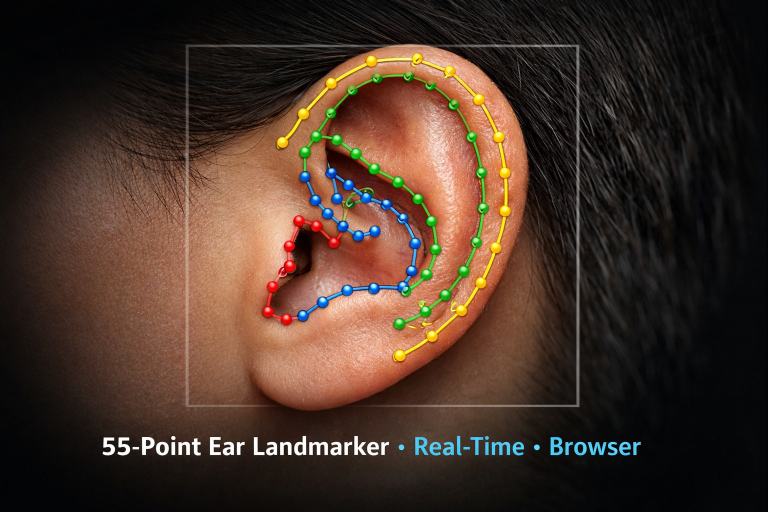
#> input picture ChatGPT Image Mar 16, 2026, 05_09_30 PM.png, 1536 x 1024 px (shown at 1/2 size)
$ python -i render_vs_photo.py   (imports and definitions only)   (older library calls are emulated)
#> lines starting #> are read from the running program, lines starting #| are printed output that depends on the picture
#!/usr/bin/env python3
"""What, measurably, makes a render not a photograph?

Head 1 scores 5.1x the achievable floor on real photographs, and the cause is
a domain gap rather than framing or annotation. "Make the renders more
realistic" is useless as an instruction, though -- it invites guessing. So
measure which image statistics separate the two populations, and let the size
of each gap say what to fix and in what order.

The statistics are deliberately simple and interpretable, because the point
is to decide what to change in the renderer, not to win a classification
contest: sharpness, high-frequency energy, noise, colour spread, how much of
the frame is background, and how uniform that background is.

A logistic probe on those features reports how separable the two sets are
overall. 1.00 means a render is always identifiable from these statistics
alone; 0.50 means they are indistinguishable. That number is the thing to
drive down, and it is the same kind of measure the dataset-fingerprint work
used (0.87 -> 0.49) rather than a new invented one.

    python scripts/render_vs_photo.py --n 400
"""
import argparse
import csv
import pathlib
import sys

import numpy as np

ROOT = pathlib.Path(__file__).resolve().parent.parent
sys.path.insert(0, str(ROOT))


def feats(im):
    """Simple, nameable image statistics."""
    import cv2
    g = cv2.cvtColor(im, cv2.COLOR_RGB2GRAY).astype(np.float32)
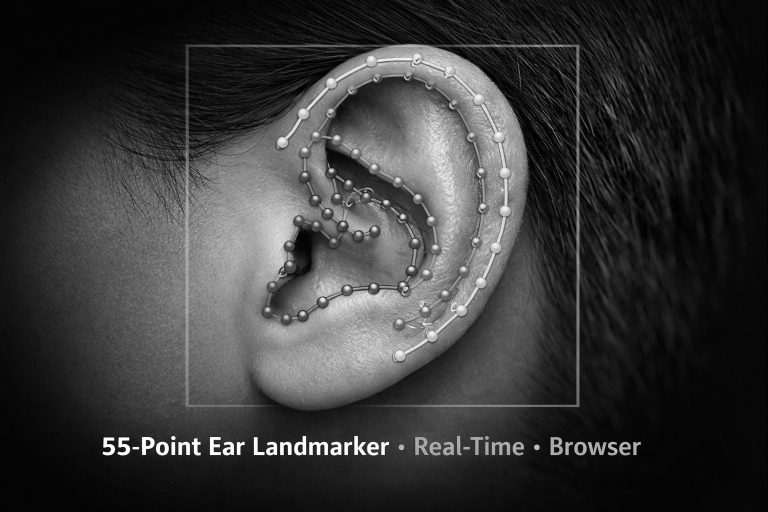
#> g: shape (1024, 1536) float32 (shown at 1/2 size); min 0, max 255, mean 55.7
    g = cv2.resize(g, (192, 192))
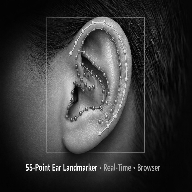
#> g: shape (192, 192) float32; min 0.0833, max 254, mean 55.7
    rgb = cv2.resize(im, (192, 192)).astype(np.float32)
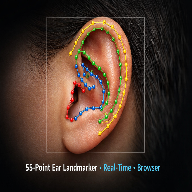
#> rgb: shape (192, 192, 3) float32; mean R, G, B 70.9, 51, 40
    lap = cv2.Laplacian(g, cv2.CV_32F)
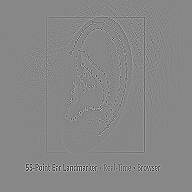
#> lap: shape (192, 192) float32; min -841.1, max 742.5, mean 0; drawn with min black and max white
    # noise: residual after a light blur, which a render has almost none of
    resid = g - cv2.GaussianBlur(g, (0, 0), 1.0)
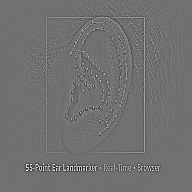
#> resid: shape (192, 192) float32; min -132.9, max 166.6, mean 0; drawn with min black and max white
    # high-frequency energy, normalised so it is not just contrast
    f = np.abs(np.fft.fftshift(np.fft.fft2(g - g.mean())))
    yy, xx = np.mgrid[:192, :192] - 96
    r = np.sqrt(yy ** 2 + xx ** 2)
    hi = f[r > 48].sum() / max(f.sum(), 1e-6)
#> hi = 0.593
    # border ring stands in for background: how varied is it, how coloured
    ring = np.r_[rgb[:12].reshape(-1, 3), rgb[-12:].reshape(-1, 3),
                 rgb[:, :12].reshape(-1, 3), rgb[:, -12:].reshape(-1, 3)]
    return {
        "sharpness (laplacian var)": float(lap.var()),
        "noise (resid sd)": float(resid.std()),
        "high-freq energy": float(hi),
        "saturation sd": float(rgb.std(axis=2).mean()),
        "background sd": float(ring.std(axis=0).mean()),
        "background colourfulness": float(np.abs(ring - ring.mean(1, keepdims=True)).mean()),
        "global contrast": float(g.std()),
    }


# [61 lines left out: function main, not called in this run]


# [2 lines not run here, left out]

>>> import cv2
>>> picture = cv2.cvtColor(cv2.imread('../ChatGPT Image Mar 16, 2026, 05_09_30 PM.png'), cv2.COLOR_BGR2RGB)
>>> result = feats(picture)
#> result = {'sharpness (laplacian var)': 4682.8, 'noise (resid sd)': 15.23, 'high-freq energy': 0.593, 'saturation sd': 15.12, 'background sd': 9.2, 'background colourfulness': 1.51, 'global contrast': 55.54}
